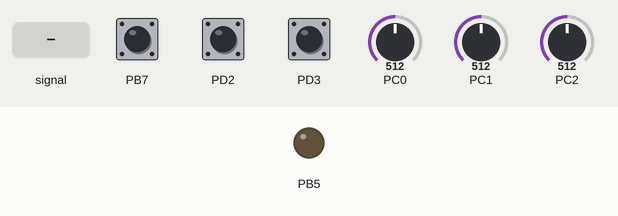
Simulated run of this program. Board: ATmega328P, built with avr-gcc and emulated at 16 MHz. Parts: output pins drawn as LEDs (lit = HIGH). Dashed ring = blinking. The test bench sets the inputs (shaded band); at power-on: PC0 = 512, PB7 HIGH, PC1 = 512, PC2 = 512, PD2 HIGH, PD3 HIGH. What the program prints to the serial monitor is not drawn.

Above: at 1.2 s.
1.3 s: PC0 fed a 200 Hz sine of ±255 counts around its level
At 1.95 s:
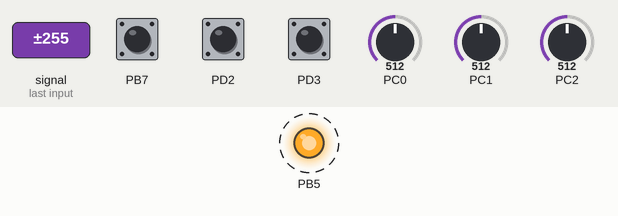
4.3 s: PC1 fed a 200 Hz sine of ±255 counts around its level
At 6.8 s:
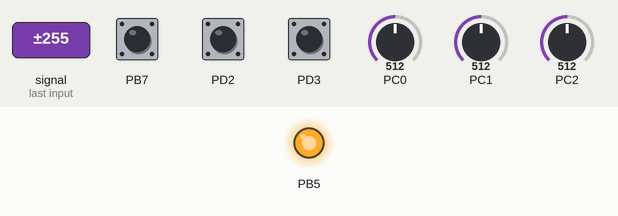
7.3 s: PC0 set to 0
10.3 s: PB7 pulled LOW for 0.15 s
Timing chart, 0 to 14.3 s (numbered marks = the images above; inputs shaded):
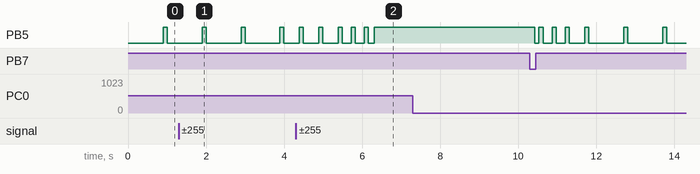

The program:

main.c
```c
/*
* SmartEnergy-Monitor.c
* Code for the wireless energy monitor. Odd parity is enabled for transmission.
* Code was ported over from a C++ implementation by using static in place of
* private namespaces as ISRs were too difficult to use in C++.
* Group 10
*
* Created: 12/08/2016 12:38:02 PM
* Author : Jerry Fan
*/

#include "includes/System.h"
#include "includes/ADC.h"
#include "includes/UART.h"
#include "includes/Display.h"
#include "includes/Interface.h"

#include <stdbool.h>
#include <math.h>
#include <string.h>
#include <util/atomic.h>

// Secondary averaging maximum samples.
#define ARRAY_COUNT_MAX 50
#define RATED_POWER 8.5

// Scale values load values / circuit output. Last revised 17/10/16.
static const double vScale = 14.60; // Ratio of ADC input rms voltage to load rms voltage. Adjust by +- 0.1.
static const double iScale = 0.71; // Ratio of ADC input max current to load max current. Adjust by +- 0.01.

// Button VScale adjust.
static uint8_t scaleAdjustState = 0;
static double vScaleAdjust = 0.0;
static double iScaleAdjust = 0.00;

// Optimized copy of data (Non volatile).
static struct SignalData lastVoltageCopy;
static struct SignalData lastCurrentCopy;
static struct PowerData lastPowerCopy;
static uint16_t lastPeriodTimeSumCopy;
static int16_t lastVCTDSumCopy;

// Secondary averaging values.
static uint8_t arrayCount = 0;
static uint32_t voltageSquaredSum = 0;
static uint32_t voltageSquaredSumArray[ARRAY_COUNT_MAX];
static int32_t currentMaxSum = 0;
static int16_t currentMaxSumArray[ARRAY_COUNT_MAX];
static int64_t powerSum = 0;
static int32_t powerSumArray[ARRAY_COUNT_MAX];
static uint32_t periodDifferenceSum = 0;
static uint16_t periodDifferenceSumArray[ARRAY_COUNT_MAX];
static uint32_t periodSum = 0;
static uint16_t periodSumArray[ARRAY_COUNT_MAX];
static uint16_t sampleCountSum = 0;
static uint16_t sampleCountSumArray[ARRAY_COUNT_MAX];

/**
 * Initialise the system.
 * Turns on ADC, Display, Interface, and UART.
 * Extends the System namespace.
 */
void System_init()
{
	ATOMIC_BLOCK(ATOMIC_FORCEON)
	{
		System_initClock();
		ADC_init();
		ADC_initComparators();
		Interface_init();
		UART_init();
		Display_init();
	}
}

/**
* Clears the secondary averaging arrays and variables.
*/
void runningAverageClear()
{
	voltageSquaredSum = 0;
	currentMaxSum = 0;
	powerSum = 0;
	periodDifferenceSum = 0;
	periodSum = 0;
	memset(voltageSquaredSumArray, 0, sizeof(voltageSquaredSumArray));
	memset(currentMaxSumArray, 0, sizeof(currentMaxSumArray));
	memset(powerSumArray, 0, sizeof(powerSumArray));
	memset(periodDifferenceSumArray, 0, sizeof(periodDifferenceSumArray));
	memset(periodSumArray, 0, sizeof(periodSumArray));
}

/**
* Copies over volatile variables to optimised variables and processes the
* secondary averaging. Smoothens display transitions and any outlying
* measurement samples.
*/
void runningAverageFill()
{
	// Copy volatile variables to optimised variables for R/W.
	lastVoltageCopy = lastVoltage;
	lastCurrentCopy = lastCurrent;
	lastPowerCopy = lastPower;
	lastPeriodTimeSumCopy = lastPeriodTimeSum;
	lastVCTDSumCopy = lastVCTDSum;

	// Average the voltage squared values over each measurement sample (20 periods or 512 samples depending on AC/DC mode).
	voltageSquaredSum -= voltageSquaredSumArray[arrayCount];
	voltageSquaredSum += lastVoltageCopy.squared;
	voltageSquaredSumArray[arrayCount] = lastVoltageCopy.squared;

	// Average the current max values over each measurement sample (20 periods or 512 samples depending on AC/DC mode).
	currentMaxSum -= currentMaxSumArray[arrayCount];
	currentMaxSumArray[arrayCount] = lastCurrentCopy.max;
	currentMaxSum += currentMaxSumArray[arrayCount];

	// Average the voltage squared values over each measurement sample (20 periods or 512 samples depending on AC/DC mode).
	powerSum -= powerSumArray[arrayCount];
	powerSum += lastPowerCopy.sum;
	powerSumArray[arrayCount] = lastPowerCopy.sum;

	// Calculation of period not required and is not working correctly anyway.
	// periodDifferenceSum -= periodDifferenceSumArray[arrayCount];
	// periodDifferenceSum += lastVCTDSumCopy;
	// periodDifferenceSumArray[arrayCount] = lastVCTDSumCopy;
	//
	// periodSum -= periodSumArray[arrayCount];
	// periodSum += lastPeriodTimeSum;
	// periodSumArray[arrayCount] = lastPeriodTimeSum;

	// Sample counts may differ slightly over measurement samples, so to smooth over values we can take the average amount of samples.
	sampleCountSum -= sampleCountSumArray[arrayCount];
	sampleCountSum += lastPowerCopy.sampleCount;
	sampleCountSumArray[arrayCount] = lastPowerCopy.sampleCount;

	// Cycle through the averaging array for a running average (hence the name).
	arrayCount++;
	if (arrayCount >= ARRAY_COUNT_MAX)
	{
		arrayCount = 0;
	}
}

/**
* Populates display values array with their respective values.
*/
void runningAverageSetDisplay()
{
	// RMS Voltage calculation by dividing the squared voltage by the number of
	// individual voltage samples taken over the 50 secondary averaging samples.
	// This is then converted to a floating point input voltage at the ADC then
	// adjusted for circuit gain using vScale.
	Display_values[vRMS] = ADC_convertToVoltage(sqrt((double) voltageSquaredSum / sampleCountSum)) * (vScale + vScaleAdjust);

	// Max current calculation by dividing the max current by the number of
	// secondary samples as each secondary sample only contributes one max value
	// sample. This is then converted to a floating point input voltage at the ADC
	// then adjusted for circuit gain using iScale.
	Display_values[iMAX] = ADC_convertToVoltage((double) currentMaxSum / (ARRAY_COUNT_MAX)) * (iScale + iScaleAdjust);

	// Average power calculation by dividing the total power sum by the number of
	// individual power samples taken over the 50 secondary averaging samples.
	// This is then converted to a floating point input voltage twice as we need
	// to reverse both the voltage AND current reading's scaling. This is then
	// adjusted for circuit gain of both the voltage sensing and current sensing
	// parts.
	Display_values[pAVG] = ADC_convertToVoltage(ADC_convertToVoltage((double) powerSum / sampleCountSum)) * (vScale + vScaleAdjust) * (iScale+ iScaleAdjust);

	// Timing based measurements disabled (WONTFIX).
	// Display_values[frequency] = ((float) (periodCountMax * ARRAY_COUNT_MAX) / periodSum) / 1000000;
	// Display_values[phaseDifference] = ((float) periodSum / (periodCountMax * ARRAY_COUNT_MAX)) * 360 / ((float) periodDifferenceSum / (periodCountMax * ARRAY_COUNT_MAX));
}

/**
 * Controls the LED blinking based on the current power value. Based on a state
 * machine model. This is one part of the 'datapath' of the Interface state
 * machine.
 */
void runningAverageSetLED()
{
	double power = Display_values[pAVG];

  // Convert power to an absolute value.
	if (power < 0)
	{
		power = -power;
	}

  // If power is <= 25%
	if (power <= (RATED_POWER * 0.25))
	{
		Interface_ledState = 0;
	}
  // If power is > 25% but <= 50%
	else if (power <= (RATED_POWER * 0.5))
	{
		Interface_ledState = 1;
	}
  // If power is > 50% but <= 75%
	else if (power <= (RATED_POWER * 0.75))
	{
		Interface_ledState = 2;
	}
	else
	{
		Interface_ledState = 3;
	}
}

/**
 * This is for convenience in debugging, testing scaling values slightly higher or
 * lower than the defined value is tedious as we have to re-program the microcontroller
 * each time.
 */

void buttonAdjustScale()
{
	if (Interface_buttonDebounceState == 2)
	{
		scaleAdjustState++;
		Interface_buttonDebounceState = 0;
	}
	if (scaleAdjustState == 0)
	{
		vScaleAdjust = 0.0;
		iScaleAdjust = 0.00;
	}
	else if (scaleAdjustState == 1)
	{
		vScaleAdjust = 0.2;
		iScaleAdjust = 0.02;
	}
	else if (scaleAdjustState == 2)
	{
		vScaleAdjust = -0.2;
		iScaleAdjust = -0.02;
	}
	else
	{
		scaleAdjustState = 0;
	}
}


int main(void)
{
	// Clear secondary averaging arrays and initialise the system.
	runningAverageClear();
	System_init();

	// The Loop.
	while(1)
	{
		// Process recieved data when it is ready.
		if(ADC_dataReady)
		{
			ADC_dataReady = 0; // Remove the ready flag.

			runningAverageFill();
			runningAverageSetDisplay();
			runningAverageSetLED();
		}

		// Run the state machines.
		Interface_runStateMachine();
		Display_runStateMachine();

		// Debug assistants.
		buttonAdjustScale();
	}
}
```

ADC.c
```c
/*
* ADC.c
*
* Created: 3/09/2016 2:21:21 AM
*  Author: lichk
*/

#include "includes/ADC.h"

#include "includes/System.h"

#include <stdlib.h>
#include <avr/io.h>
#include <util/atomic.h>
#include <limits.h>

// ADC, SIGNAL, POWER classes ported from C++

// Initialise constants/
const uint8_t periodCountMax = 25;
const double ADC_sensitivity = 4.882813e-3;

// Set global data transfer variables.
volatile uint8_t ADC_state = 0;
volatile bool ADC_dataReady = false;
volatile uint16_t lastPeriodTimeSum = 0;
volatile int16_t lastVCTDSum = 0;
volatile struct PowerData lastPower = {0, 0, INT_MIN, INT_MAX};
volatile struct SignalData lastVoltage = {0, 0, -1024, 1024, 0, 0};
volatile struct SignalData lastCurrent = {0, 0, -1024, 1024, 0, 0};

// Set local variables.
static int16_t rawData = 0;
static int16_t data = 0;
static uint8_t ADC_channel = 2;
static int16_t nullVal = 338;
static const uint16_t DCSampleCountMax = 512;
static uint8_t periodCount = 0;
static uint16_t periodTimeSum = 0;
static int16_t VCTDSum = 0;
static struct ADCData voltageData = {0, 0};
static struct ADCData currentData = {0, 0};
static struct SignalData voltage = {0, 0, -1024, 1024, 0, 0};
static struct SignalData current = {0, 0, -1024, 1024, 0, 0};
static struct PowerData power = {0, 0, INT_MIN, INT_MAX};


void ADC_init()
{
	ADMUX = (1 << REFS0) | (1 << MUX1);
	ADCSRB = 0;
	ADCSRA = (1 << ADEN) | (1 << ADIE) | (1 << ADATE) | (1 << ADSC) | (1 << ADPS2) | (1 << ADPS1);
}

void ADC_initComparators()
{
	DDRD &= ~(1 << DDD2) | (1 << DDD3);
	PORTD |= (1 << PORTD2) | (1 << PORTD3);
	EICRA = (1 << ISC11) | (1 << ISC10) | (1 << ISC01) | (1 << ISC00);
	EIMSK = (1 << INT0) | (1<< INT1);
}

void ADC_setChannel(uint8_t ch)
{
	// Check if valid channel number.
	if (ch < 8)
	{
		ADMUX &= 0b11100000;
		ADMUX |= ch;
		ADC_channel = ch;
	}
}

void ADC_processData(struct ADCData *storage, int16_t data)
{
	storage->timestamp = System_getTimeMicro(); // Store the current time of the sample.
	storage->value = data;
}

double ADC_convertToVoltage(double adcValue)
{
	return adcValue * ADC_sensitivity;
}

void ADC_setDataReady()
{
	// Temporary storage of last read values.
	lastVoltage = voltage;
	lastCurrent = current;
	lastPower = power;
	lastPeriodTimeSum = periodTimeSum;
	lastVCTDSum = VCTDSum;

	// Turn on flag to indicate data ready.
	ADC_dataReady = true;

	// Reset all arrays, structs, variables.
	periodTimeSum = 0;
	VCTDSum = 0;
	periodCount = 0;
	Signal_clear(&voltage);
	Signal_clear(&current);
	Power_clear();
}

void Signal_clear(struct SignalData *storage)
{
	storage->sampleCount = 0;
	storage->lastPeriod = 0;
	storage->max = -1024;
	storage->min = 1024;
	storage->squared = 0;
	storage->sum = 0;
}

void Signal_processData(struct SignalData *storage, int16_t data)
{
	storage->sampleCount++;
	storage->sum += data;
	storage->squared += (uint32_t) ((int32_t) data * data);
	if(data > storage->max)
	{
		storage->max = data;
	}
	if(data < storage->min)
	{
		storage->min = data;
	}

}

void Power_processData()
{
	power.sampleCount++;
	int32_t instantPower = (int32_t) voltageData.value * currentData.value;
	power.sum += instantPower;
	if (instantPower > power.max)
	{
		power.max = instantPower;
	}
	if (instantPower < power.min)
	{
		power.min = instantPower;
	}
}

void Power_clear()
{
	power.sampleCount = 0;
	power.max = INT_MIN;
	power.min = INT_MAX;
	power.sum = 0;
}

// To ensure readings are done as soon as possible after they are taken from
// the ADC, a lot of code was placed in this ISR. Due to ISR priority,
// other interrupts can still fire so timing is still preserved for timing
// critical operations in other ISRs.
ISR(ADC_vect)
{
	// Block when reading the ADC value.
	ATOMIC_BLOCK(ATOMIC_RESTORESTATE)
	{
		rawData = ADCL | (ADCH << 8);
	}

	// Initialization
	if (ADC_state == 0)
	{
		ADC_setChannel(0);
		ADC_state = 1;
	}

	// Read reference and set null
	else if (ADC_state == 1)
	{
		ADC_setChannel(1);
		//nullVal = 338;
		nullVal = rawData;
		ADC_state = 2;
	}
	// Measurement states
	else
	{
		data = rawData - nullVal;

		ADC_setChannel((ADC_channel + 1) & 1);

		// DC mode
		if (ADC_state == 2)
		{
			if (ADC_channel == 0)
			{
				ADC_processData(&voltageData, data);
				Signal_processData(&voltage, data);
			}
			else if (ADC_channel == 1)
			{
				ADC_processData(&currentData, data);
				Signal_processData(&current, data);
				Power_processData();

				if(current.sampleCount >= DCSampleCountMax)
				{
					ADC_setChannel(2);
					ADC_state = 0;
					ADC_setDataReady();
				}
			}
		}
		// AC mode
		else if (ADC_state == 3)
		{
			if (ADC_channel == 0)
			{
				ADC_processData(&voltageData, data);
				Signal_processData(&voltage, data);
			}
			else if (ADC_channel == 1)
			{
				ADC_processData(&currentData, data);
				Signal_processData(&current, data);
				Power_processData();

				// AC mode will end when the max period count is reached, rather than
				// being based on a sample count. This is more accurate for AC
				// measurements.
				if(current.sampleCount >= DCSampleCountMax || periodCount >= periodCountMax)
				{
					ADC_setChannel(2);
					ADC_state = 0;
					ADC_setDataReady();
				}
			}
		}
	}
}

// Voltage zero crossing
ISR(INT1_vect)
{
	uint64_t currentTime;
	ATOMIC_BLOCK(ATOMIC_RESTORESTATE)
	{
		currentTime = System_getTimeMicro();
	}
	voltage.lastPeriod = currentTime;
}

// Current zero crossing
ISR(INT0_vect)
{
	uint64_t currentTime;
	// Block when reading time.
	ATOMIC_BLOCK(ATOMIC_RESTORESTATE)
	{
		currentTime = System_getTimeMicro();
	}

	// If in DC mode, clear everything except latest reading and switch to AC mode.
	if (ADC_state == 2)
	{
		ADC_state = 3;
		// The following has to be done immediately on mode switch, so it goes into this ISR. There are better ways to go about this
		// but they require large amounts of code refactoring and time.
		ATOMIC_BLOCK(ATOMIC_RESTORESTATE) // To be honest blocking is not needed as INT has the highest priority, but to be safe. ADC interrupt must NOT fire before this.
		{
			Signal_clear(&voltage);
			Signal_clear(&current);
			Power_clear();

			Signal_processData(&voltage, voltageData.value);
			Signal_processData(&current, currentData.value);
			Power_processData();
		}
	}
	// If in AC mode, increase the period count.
	else if (ADC_state == 3)
	{
		periodCount++;

		// Calculate the time of one period and the phase difference.
		periodTimeSum += currentTime - current.lastPeriod;
		VCTDSum += currentTime - voltage.lastPeriod;
	}
	// Record the current time as the last period time.
	current.lastPeriod = currentTime;
}
```

ADC.h
```c
/*
* ADC.h
*
* Created: 3/09/2016 2:21:14 AM
*  Author: lichk
*/


#ifndef ADC_H_
#define ADC_H_

#include <stdint.h>
#include <stdbool.h>

/**
 * Structure for holding data from ADC.
 */
struct ADCData
{
	uint64_t timestamp;
	int16_t value;
};

/**
 * Structure for holding processed signal data.
 */
struct SignalData
{
	uint16_t sampleCount;
	int32_t sum;
	int16_t max;
	int16_t min;
	uint32_t squared;
	uint8_t periodCount;
	uint64_t lastPeriod;
};

/**
 * Structure for holding processed power data.
 */
struct PowerData
{
	uint16_t sampleCount;
	int32_t sum;
	int32_t max;
	int32_t min;
};

// Declare constants
const uint8_t periodCountMax;
const double ADC_sensitivity;

// Volatile variables for use in tranporting data between ISR and elsewhere.
volatile uint8_t ADC_state;
volatile bool ADC_dataReady;
volatile uint16_t lastPeriodTimeSum;
volatile int16_t lastVCTDSum;
volatile struct PowerData lastPower;
volatile struct SignalData lastVoltage;
volatile struct SignalData lastCurrent;

/**
 * Initialise the ADC.
 * VCC reference, read channel 2, interrupt enabled, auto trigger, 64 prescale.
 */
void ADC_init();

/**
 * Initialise the external interrupts.
 * Port D (2,3) to input, enable pull-up resistors, enable interrupts on rising
 * edge.
 */
void ADC_initComparators();

/**
 * Sets the ADC channel for next cycle.
 * @param ch Channel number (0-7).
 */
void ADC_setChannel(uint8_t ch);

/**
 * Stores the ADC data into the specified struct.
 * @param storage Pointer to data struct.
 * @param data    Adjusted ADC value.
 */
void ADC_processData(struct ADCData *storage, int16_t data);

/**
 * Converts an ADC data value into a voltage (0-5V).
 * @param  adcValue The ADC value.
 * @return          A floating point voltage value.
 */
double ADC_convertToVoltage(double adcValue);

/**
 * Signals data is ready to be read by other modules. Sets ADC_dataReady flag.
 */
void ADC_setDataReady();

/**
 * Clears data stored in a SignalData struct.
 * @param storage [description]
 */
void Signal_clear(struct SignalData *storage);

/**
 * Fills in the SignalData struct with specified data.
 * @param storage The specified struct.
 * @param data    The specified data.
 */
void Signal_processData(struct SignalData *storage, int16_t data);

/**
 * Fills in the PowerData struct.
 */
void Power_processData();

/**
 * Clears the PowerData struct.
 */
void Power_clear();

#endif /* ADC_H_ */
```

System.h
```c
/*
 * System.h
 *
 * Created: 24/08/2016 6:22:22 PM
 *  Author: Jerry Fan
 */


#ifndef SYSTEM_H_
#define SYSTEM_H_

#include <stdint.h>

/**
 * Initialise and reset system clock to:
 * - Enable Timer 1
 * - Timer 1 prescaler to 64
 * - Enable Timer 1 interrupt
 */
void System_initClock();

/**
 * Get time in microseconds.
 * @return Time in microseconds.
 */
uint64_t System_getTimeMicro();

/**
 * Get time in milliseconds.
 * @return Time in milliseconds.
 */
uint64_t System_getTimeMilli();

#endif /* SYSTEM_H_ */
```

Source omitted: Display.c (5504 bytes), Display.h (1657 bytes), Interface.c (2049 bytes), Interface.h (1387 bytes), System.c (1401 bytes), UART.c (1167 bytes), UART.h (1137 bytes)

Measured:
- after the input at 7.3 s, every drawn part: stays the same
